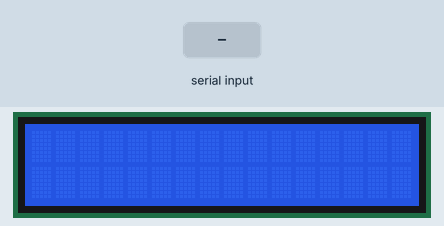
This sketch was run on a simulated Arduino Uno, built with avr-gcc and run on an emulated ATmega328P. On the bench: 16×2 character LCD. The test bench sets the inputs (shaded band).

Above: at 1.2 s.
1.3 s: "1" received over the second serial link
At 3.63 s:
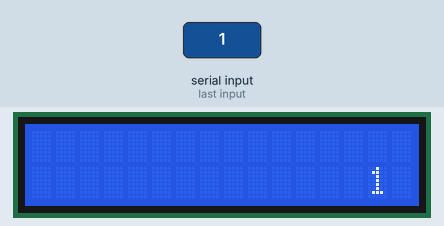
At 4.24 s:
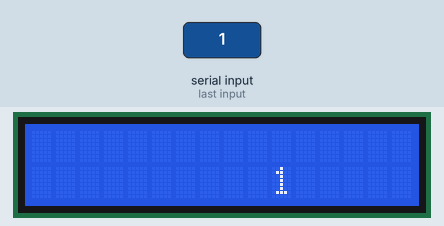
Timing chart, 0 to 5.7 s (numbered marks = the images above; inputs shaded):
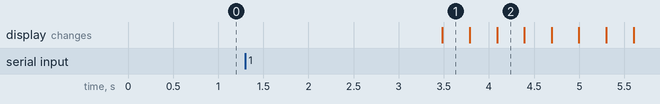

Measured:
- after the input at 1.3 s, the display: changes after 2.2 s (image 1)

The sketch:

letreiroBus.ino
```cpp
/*
Este sketch tem a finalidade de imprimir textos com scroll em uma tela LCD (neste caso)
via bluetooth, de modo a facilitar o eventual trabalho de um motorista ao alterar o
itinerário do veículo.

--
Ciro
(ciro@mail.org)
*/

#include <SoftwareSerial.h>
SoftwareSerial SerialCriada(7, 8);       // RX, TX Adiciona novas portas de comunicação para o caso de se necessitar adquirir ou enviar dados pela porta padrão
#include <LiquidCrystal.h>
LiquidCrystal lcd(12, 11, 5, 4, 3, 2);

String rea;

void piscaescreve( String str2)          //função que faz o scroll do texto no display
{
  int n = str2.length();

  String esp = "                ";       //caracteres de espaço a serem concatenados (Prepend) para gerar o scroll
  esp.concat(str2);
  str2 = esp;

  for (int k = 0; k < 8 + n; k++)
  {
    int j = 0;

    while (str2[j] != '\0')             // pula de duas em duas células o texto no display
    {
      str2[j] = str2[j + 2];
      j++;
    }
    str2[j - 1] = ' ';
    str2[j - 2] = ' ';                  // pula de duas em duas células o texto no display

    lcd.setCursor(0, 1);
    lcd.print(str2);
    delay(300);                         // um delay menor pode dificultar a impressão correta do texto
  }
}

void escrevetc( String str)
{
  String ctr;

  if (SerialCriada.available()) {
    str = SerialCriada.readString();   //Adquire os dados pela porta conectada ao módulo BT

  }

  while (str[0] != ' ')                //marcador para interpretar o início de uma nova mensagem
  {
    if (str[0] != '+')                 //marcador para suprimir sinais booleanos de sucesso da conexão
      ctr = str;

    piscaescreve(ctr);

    if (SerialCriada.available()) {
      str = SerialCriada.readString();
    }
  }
}
//
void setup() {
  Serial.begin(9600);
  lcd.begin(16, 2);
  SerialCriada.begin(9600);
}

void loop()
{
  escrevetc(rea);
}
```
